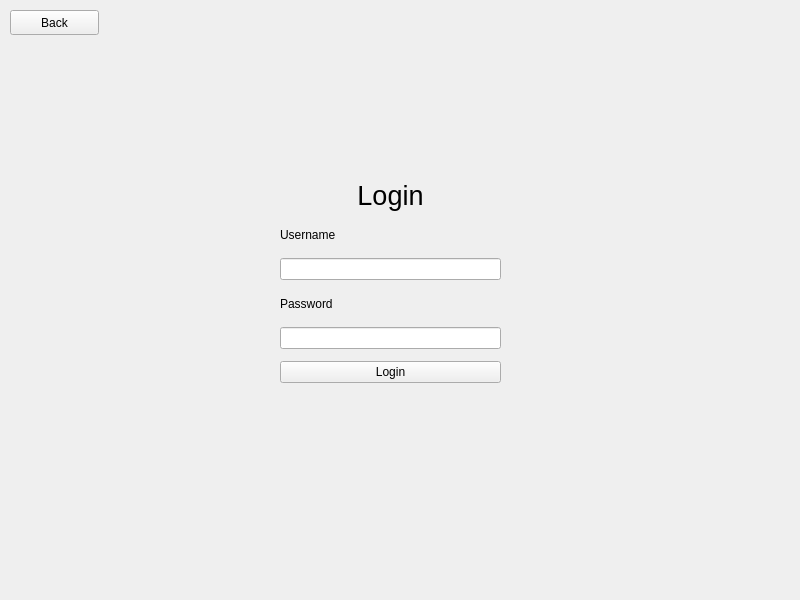
<?xml version="1.0" encoding="UTF-8"?>
<ui version="4.0">
 <class>LoginPage</class>
 <widget class="QWidget" name="LoginPage">
  <property name="geometry">
   <rect>
    <x>0</x>
    <y>0</y>
    <width>800</width>
    <height>600</height>
   </rect>
  </property>
  <property name="windowTitle">
   <string>Form</string>
  </property>
  <widget class="QWidget" name="verticalLayoutWidget">
   <property name="geometry">
    <rect>
     <x>280</x>
     <y>180</y>
     <width>221</width>
     <height>203</height>
    </rect>
   </property>
   <layout class="QVBoxLayout" name="verticalLayout">
    <property name="spacing">
     <number>12</number>
    </property>
    <item>
     <widget class="QLabel" name="label">
      <property name="font">
       <font>
        <pointsize>20</pointsize>
       </font>
      </property>
      <property name="text">
       <string>Login</string>
      </property>
      <property name="alignment">
       <set>Qt::AlignCenter</set>
      </property>
     </widget>
    </item>
    <item>
     <widget class="QLabel" name="label_2">
      <property name="text">
       <string>Username</string>
      </property>
     </widget>
    </item>
    <item>
     <widget class="QLineEdit" name="lineEdit"/>
    </item>
    <item>
     <widget class="QLabel" name="label_3">
      <property name="text">
       <string>Password</string>
      </property>
     </widget>
    </item>
    <item>
     <widget class="QLineEdit" name="lineEdit_2">
      <property name="echoMode">
       <enum>QLineEdit::Password</enum>
      </property>
     </widget>
    </item>
    <item>
     <widget class="QPushButton" name="pushButton">
      <property name="text">
       <string>Login</string>
      </property>
     </widget>
    </item>
   </layout>
  </widget>
  <widget class="QPushButton" name="pushButton_2">
   <property name="geometry">
    <rect>
     <x>10</x>
     <y>10</y>
     <width>89</width>
     <height>25</height>
    </rect>
   </property>
   <property name="text">
    <string>Back</string>
   </property>
  </widget>
 </widget>
 <resources/>
 <connections/>
</ui>
